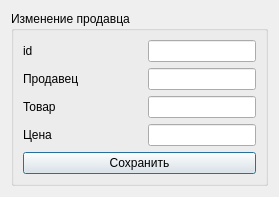
<?xml version="1.0" encoding="UTF-8"?>
<ui version="4.0">
 <class>Add</class>
 <widget class="QDialog" name="Add">
  <property name="geometry">
   <rect>
    <x>0</x>
    <y>0</y>
    <width>279</width>
    <height>192</height>
   </rect>
  </property>
  <property name="windowTitle">
   <string>Dialog</string>
  </property>
  <layout class="QVBoxLayout" name="verticalLayout">
   <item>
    <widget class="QGroupBox" name="groupBox">
     <property name="title">
      <string>Изменение продавца</string>
     </property>
     <layout class="QVBoxLayout" name="verticalLayout_2">
      <item>
       <layout class="QHBoxLayout" name="horizontalLayout">
        <item>
         <widget class="QLabel" name="label">
          <property name="text">
           <string>id</string>
          </property>
         </widget>
        </item>
        <item>
         <spacer name="horizontalSpacer_4">
          <property name="orientation">
           <enum>Qt::Horizontal</enum>
          </property>
          <property name="sizeHint" stdset="0">
           <size>
            <width>40</width>
            <height>20</height>
           </size>
          </property>
         </spacer>
        </item>
        <item>
         <widget class="QLineEdit" name="label_id"/>
        </item>
       </layout>
      </item>
      <item>
       <layout class="QHBoxLayout" name="horizontalLayout_2">
        <item>
         <widget class="QLabel" name="label_name">
          <property name="text">
           <string>Продавец</string>
          </property>
         </widget>
        </item>
        <item>
         <spacer name="horizontalSpacer_3">
          <property name="orientation">
           <enum>Qt::Horizontal</enum>
          </property>
          <property name="sizeHint" stdset="0">
           <size>
            <width>40</width>
            <height>20</height>
           </size>
          </property>
         </spacer>
        </item>
        <item>
         <widget class="QLineEdit" name="lineEdit_1"/>
        </item>
       </layout>
      </item>
      <item>
       <layout class="QHBoxLayout" name="horizontalLayout_3">
        <item>
         <widget class="QLabel" name="label_2">
          <property name="text">
           <string>Товар</string>
          </property>
         </widget>
        </item>
        <item>
         <spacer name="horizontalSpacer_2">
          <property name="orientation">
           <enum>Qt::Horizontal</enum>
          </property>
          <property name="sizeHint" stdset="0">
           <size>
            <width>40</width>
            <height>20</height>
           </size>
          </property>
         </spacer>
        </item>
        <item>
         <widget class="QLineEdit" name="lineEdit_2"/>
        </item>
       </layout>
      </item>
      <item>
       <layout class="QHBoxLayout" name="horizontalLayout_4">
        <item>
         <widget class="QLabel" name="label_3">
          <property name="text">
           <string>Цена</string>
          </property>
         </widget>
        </item>
        <item>
         <spacer name="horizontalSpacer">
          <property name="orientation">
           <enum>Qt::Horizontal</enum>
          </property>
          <property name="sizeHint" stdset="0">
           <size>
            <width>40</width>
            <height>20</height>
           </size>
          </property>
         </spacer>
        </item>
        <item>
         <widget class="QLineEdit" name="lineEdit_3"/>
        </item>
       </layout>
      </item>
      <item>
       <widget class="QPushButton" name="pushButton">
        <property name="text">
         <string>Сохранить</string>
        </property>
       </widget>
      </item>
      <item>
       <spacer name="verticalSpacer">
        <property name="orientation">
         <enum>Qt::Vertical</enum>
        </property>
        <property name="sizeHint" stdset="0">
         <size>
          <width>20</width>
          <height>40</height>
         </size>
        </property>
       </spacer>
      </item>
     </layout>
    </widget>
   </item>
  </layout>
 </widget>
 <resources/>
 <connections/>
</ui>
